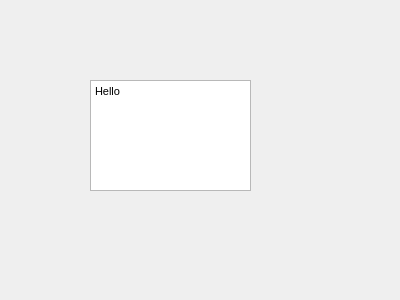
<?xml version="1.0" encoding="UTF-8"?>
<ui version="4.0">
 <class>SecDialog</class>
 <widget class="QDialog" name="SecDialog">
  <property name="geometry">
   <rect>
    <x>0</x>
    <y>0</y>
    <width>400</width>
    <height>300</height>
   </rect>
  </property>
  <property name="windowTitle">
   <string>Dialog</string>
  </property>
  <widget class="QTextEdit" name="textEdit">
   <property name="geometry">
    <rect>
     <x>90</x>
     <y>80</y>
     <width>161</width>
     <height>111</height>
    </rect>
   </property>
   <property name="html">
    <string>&lt;!DOCTYPE HTML PUBLIC &quot;-//W3C//DTD HTML 4.0//EN&quot; &quot;http://www.w3.org/TR/REC-html40/strict.dtd&quot;&gt;
&lt;html&gt;&lt;head&gt;&lt;meta name=&quot;qrichtext&quot; content=&quot;1&quot; /&gt;&lt;style type=&quot;text/css&quot;&gt;
p, li { white-space: pre-wrap; }
&lt;/style&gt;&lt;/head&gt;&lt;body style=&quot; font-family:'MS Shell Dlg 2'; font-size:8.25pt; font-weight:400; font-style:normal;&quot;&gt;
&lt;p style=&quot; margin-top:0px; margin-bottom:0px; margin-left:0px; margin-right:0px; -qt-block-indent:0; text-indent:0px;&quot;&gt;Hello&lt;/p&gt;&lt;/body&gt;&lt;/html&gt;</string>
   </property>
  </widget>
 </widget>
 <resources/>
 <connections/>
</ui>
